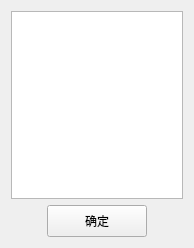
<?xml version="1.0" encoding="UTF-8"?>
<ui version="4.0">
 <class>SelReportWidget</class>
 <widget class="QWidget" name="SelReportWidget">
  <property name="geometry">
   <rect>
    <x>0</x>
    <y>0</y>
    <width>194</width>
    <height>248</height>
   </rect>
  </property>
  <property name="windowTitle">
   <string>选择测试报告</string>
  </property>
  <layout class="QVBoxLayout" name="verticalLayout">
   <item>
    <widget class="QListView" name="_selTestReportListView">
     <property name="selectionMode">
      <enum>QAbstractItemView::ExtendedSelection</enum>
     </property>
     <property name="selectionBehavior">
      <enum>QAbstractItemView::SelectRows</enum>
     </property>
    </widget>
   </item>
   <item>
    <layout class="QHBoxLayout" name="horizontalLayout">
     <item>
      <spacer name="horizontalSpacer">
       <property name="orientation">
        <enum>Qt::Horizontal</enum>
       </property>
       <property name="sizeHint" stdset="0">
        <size>
         <width>40</width>
         <height>20</height>
        </size>
       </property>
      </spacer>
     </item>
     <item>
      <widget class="QPushButton" name="_okPushButton">
       <property name="minimumSize">
        <size>
         <width>100</width>
         <height>32</height>
        </size>
       </property>
       <property name="text">
        <string>确定</string>
       </property>
      </widget>
     </item>
     <item>
      <spacer name="horizontalSpacer_2">
       <property name="orientation">
        <enum>Qt::Horizontal</enum>
       </property>
       <property name="sizeHint" stdset="0">
        <size>
         <width>40</width>
         <height>20</height>
        </size>
       </property>
      </spacer>
     </item>
    </layout>
   </item>
  </layout>
 </widget>
 <resources/>
 <connections/>
</ui>
